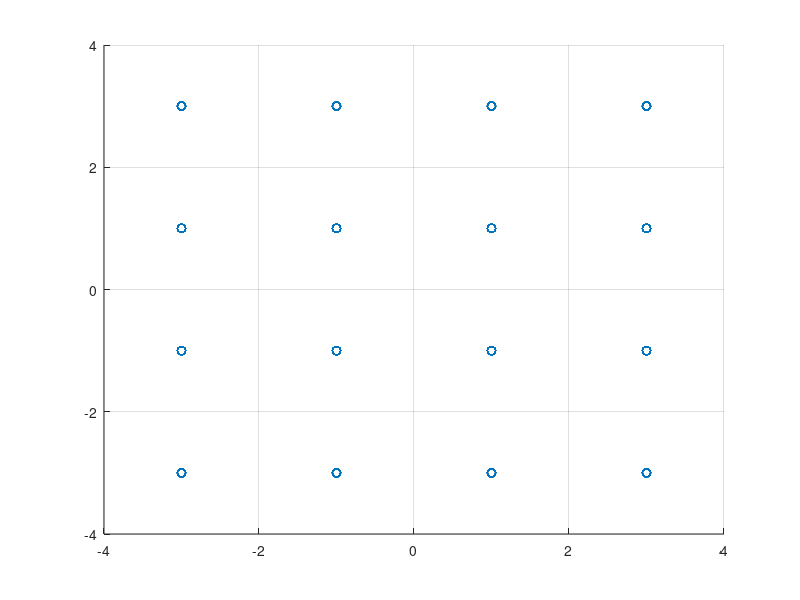
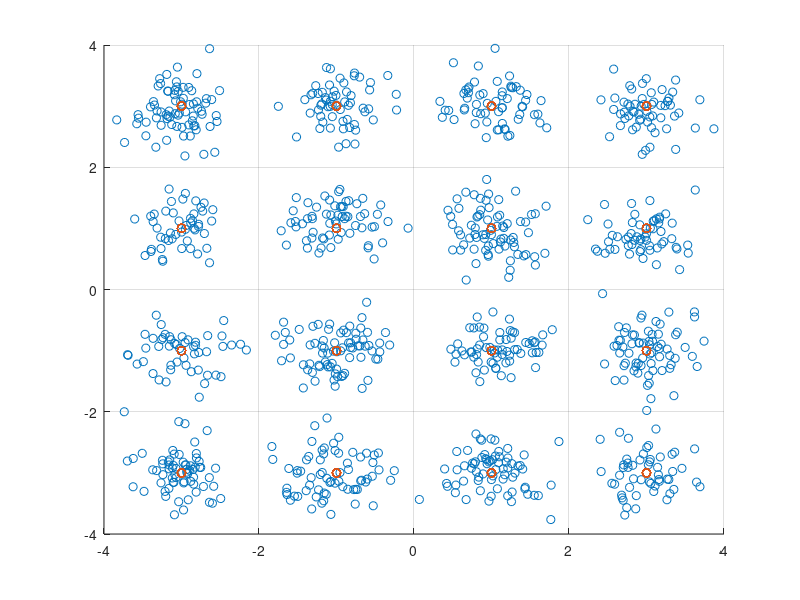

Recreate these plots in MATLAB, in order.
clear;

% Parameter Setting

Tsym = 1; % symbol duration
Nsym = 1000; % number of symbol
Fs = 100; % sampling size
Fc = 10; % carrier frequency
Fe = 0; % 나중을 위해서  일단 남겨둔다.

N0 = 0.1;

% Simulation
t = [Tsym/Fs : Tsym/Fs : Tsym*Nsym];
Tmax = length(t);

% Symbol 생성
M=4;
symTable = zeros(1,16);

for i = 1:length(symTable)
    if mod(i,M) == 0
        symTable(i) = (2*fix(i/M)-1-M)*j+3;
    else
        symTable(i) = (2*(fix(i/M)+1)-1-M)*j+2*mod(i,M)-1-M;
    end
end
% Basis Signal 생성
phi1 = cos(2*pi*Fc*t(1:Tsym*Fs));
Es = norm(phi1);
phi1 = phi1/Es;

phi2 = -sin(2*pi*Fc*t(1:Tsym*Fs));
Es = norm(phi2);
phi2 = phi2/Es;

%% TX

% 랜덤신호만들기
m = randi(16,1,Nsym); %1~M 중 Nsym 갯수 만큼 랜덤

% 심볼신호 만들기
bbSym = zeros(1,Nsym);

for i = 1:length(m)
    if mod(m(i),M) == 0
        bbSym(i) = (2*fix(m(i)/M)-1-M)*j+3;
    else
        bbSym(i) = (2*(fix(m(i)/M)+1)-1-M)*j+2*mod(m(i),M)-1-M;
    end
end
% Up-conversion (DAC 포함)
RFsignal = zeros(1,Tmax);
for iterT = 1:Tmax
    iterSym = floor((iterT-1)/Fs)+1;
    RFsignal(iterT) = real(bbSym(iterSym))*cos(2*pi*Fc*t(iterT))/Es - imag(bbSym(iterSym))*sin(2*pi*Fc*t(iterT))/Es;
end

% 참고1 - signal 보여주기
% figure(1)
% plot(t,RFsignal);
% xlim([0 2]);

% 참고2 - 심볼신호 보여주기
s = zeros(2,Nsym);
for i = 1:Nsym
    intStart = 1+(i-1)*Tsym*Fs;
    intEnd = i*Tsym*Fs;
    s(1,i) = sum(RFsignal(intStart:intEnd).*phi1);
    s(2,i) = sum(RFsignal(intStart:intEnd).*phi2);
end
figure(2)
scatter(s(1,:),s(2,:),'r*');
grid on;
axis([-4 4 -4 4]);


%% RX
% Coherent Detection
Ich = RFsignal .* cos(2*pi*(Fc+Fe)*t)/Es;
Qch = RFsignal .* sin(2*pi*(Fc+Fe)*t)/Es;

% Baseband Signal Representation
for i = 1:Nsym
    n_start = (i-1)*Tsym*Fs;
    bbSym_rx(i) = sum(Ich(n_start+1:n_start+Tsym*Fs) - j*Qch(n_start+1:n_start+Tsym*Fs));
end
sigPower = mean(abs(bbSym_rx).^2);

% Noise Insertion
noise = sqrt(N0)*randn(1,length(bbSym_rx)) + j*sqrt(N0)*randn(1,length(bbSym_rx));
bbSymN_rx = bbSym_rx+noise;
noisePower = mean(abs(noise).^2);
SNR = 10*log10(sigPower/noisePower)

% Signal Space Representation
figure(3)
scatter(real(bbSymN_rx), imag(bbSymN_rx));
grid on;
axis([-4 4 -4 4]);
hold on;
scatter(s(1,:),s(2,:),'r*');

% Optimal Receiver
hd_bbSym = zeros(1,Nsym);
index = zeros(1,Nsym);
for i= 1:Nsym
    corr_result = bbSymN_rx(i)*conj(symTable);
    [dammyVal hd_index] = max(real(corr_result));
    
    
    hd_bbSym(i) = symTable(hd_index);
end
SER = sum( abs(hd_bbSym - bbSym) > 0.01) /Nsym

